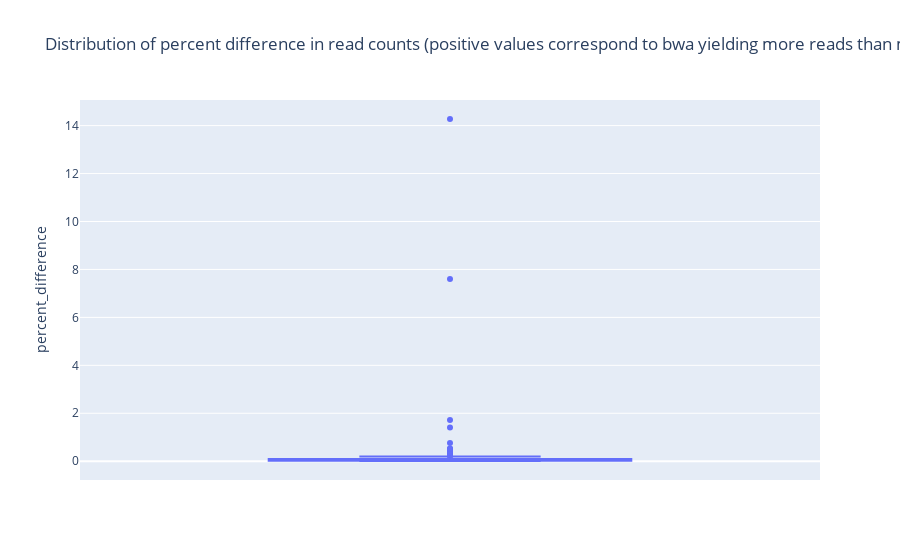

Notebook code cell kept with this figure:
### Code cell
px.box(wide_df, y="percent_difference", title="Distribution of percent difference in read counts (positive values correspond to bwa yielding more reads than minimap2)")
